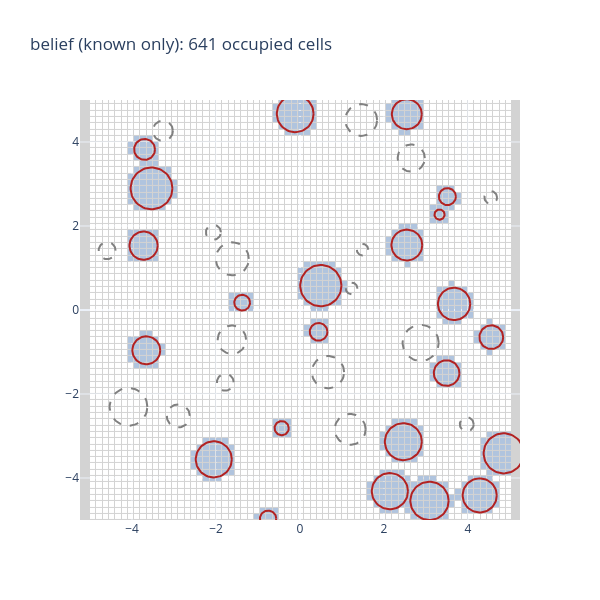
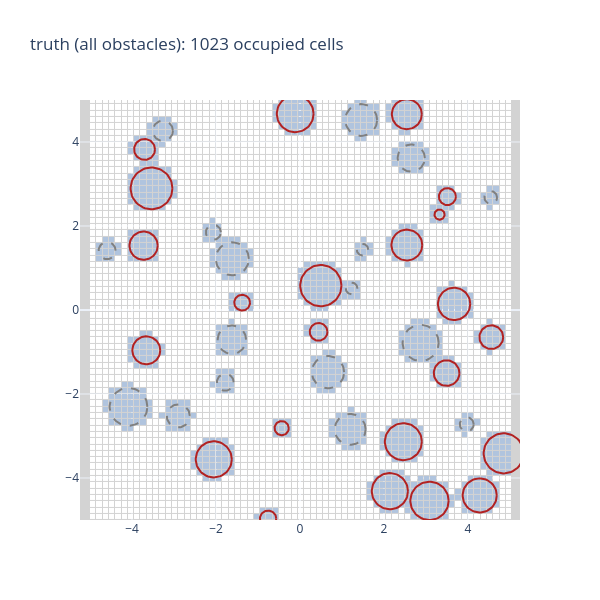

Notebook code for these charts, in order:
### Code cell
grid = Grid(world, resolution=0.15)
belief = grid.check_grid_occupancy(known_only=True)
truth  = grid.check_grid_occupancy(known_only=False)

grid.plot_2d(belief, title=f"belief (known only): {belief.sum()} occupied cells").show()
grid.plot_2d(truth,  title=f"truth (all obstacles): {truth.sum()} occupied cells").show()
